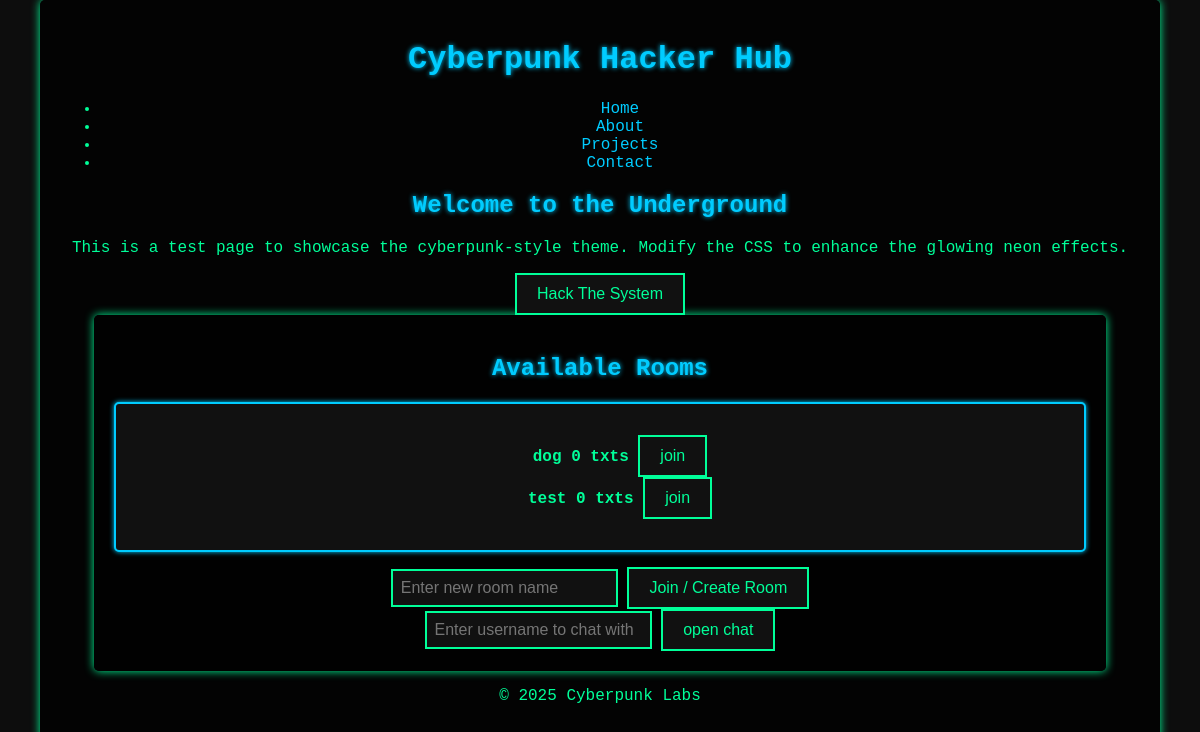
Page /rooms/ on the earlier database version.
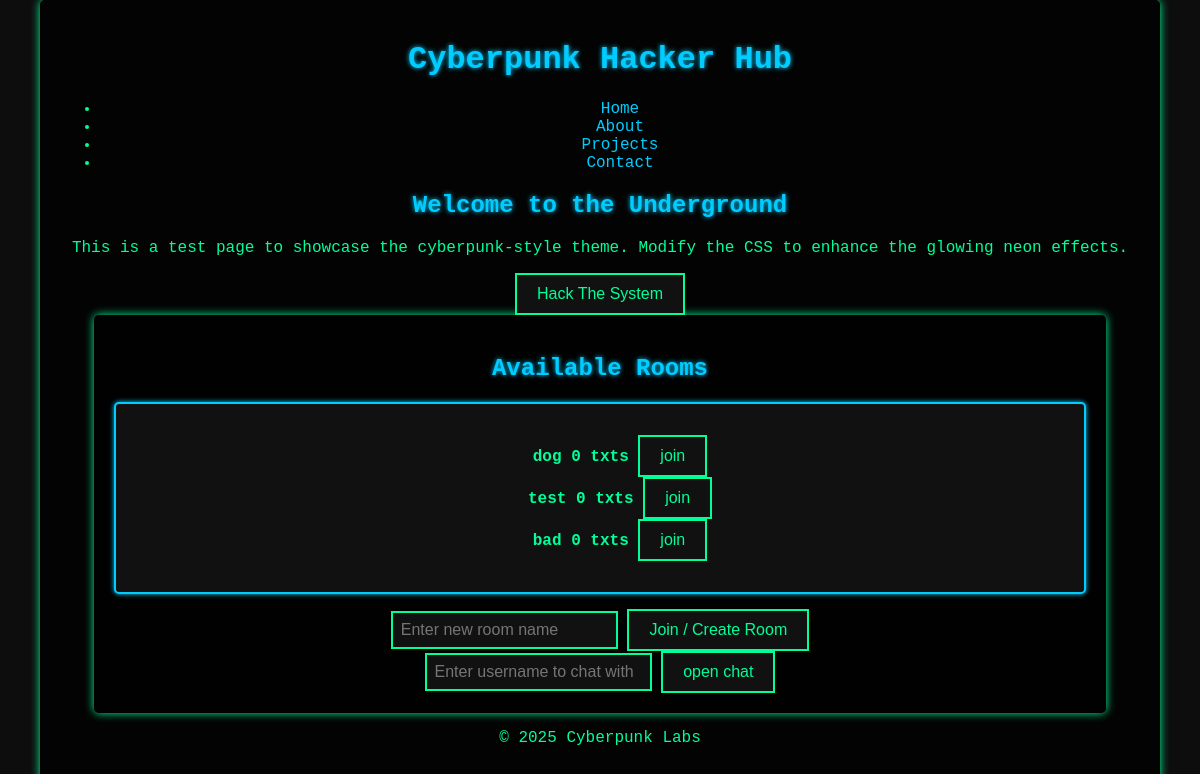
Same page on the later database version.
### rooms/models.py (models this page shows, shortened)
class Room(models.Model):
    name = models.CharField(max_length=28,null=False,unique=True)
    desc = models.TextField(null=True)
    status = models.ForeignKey(Status, on_delete=models.CASCADE, null=True)  # Use ForeignKey to Status
    creation_time = models.DateTimeField(auto_now_add=True)
    update_time = models.DateTimeField(auto_now_add=True)
    created_by = models.ForeignKey(
        settings.AUTH_USER_MODEL, null=True, related_name='room_created', on_delete=models.CASCADE
    )

### rooms/views.py (the view)
# urls.py: path('', room_list, name='room_list'),
def room_list(request):
    username = request.user.username
    rooms = Room.objects.all()
    count_list = []
    for room in rooms:
        m = Message.objects.filter(room__name=room.name).count()
        count_list.append({"name":room.name,'count':m})
    return render(request, 'room_list.html', {'count_list':count_list,'username':username,'rooms': rooms})

### rooms/templates/room_list.html (shortened to what this page needs)
{% extends 'rooms/base.html' %}
{% load static %}
{% block content %}
<div class="container">
    <h2>Available Rooms</h2>
    <div class="card">
<ul style="list-style-type:none">
  {% for room in rooms %}
    {% for i in count_list %}
    <div>
      {% if i.name == room.name%}
      <li>
        <b>{{ room.name }}</b>
        <b>{{i.count}} txts</b>
        <a href="{% url 'chat_room' room.name %}">
        <button> join</button>
        </a>
    </li>
    {%endif%}
</div>
    {%endfor%}
  {% endfor %}
</ul>
</div>
<form id="room_name" method="get" action="{% url 'chat_room' ' ' %}">
    <input name="room" id="room" placeholder="Enter new room name" />
    <button onclick="set_url()" type="submit">Join / Create Room</button>
</form>
<form id="private" method="get" action="{% url 'private_chat' ' ' %}">
    <input name="user" id="user" placeholder="Enter username to chat with" />
    <button onclick="set_private_url()" type="submit"> open chat</button>
</form>
</div>
{% endblock %}

Differences in the rows shown:
added Room: name "bad", count "0"
